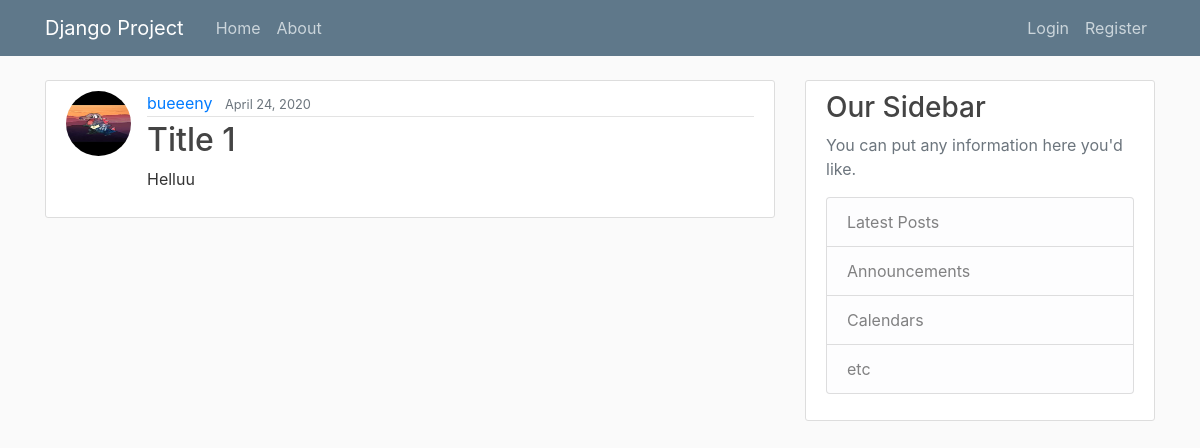
The app's page /post/4/ with its own data.
### App01/models.py (models this page shows, shortened)
class Post (models.Model):
    title = models.CharField(max_length =  100)
    content = models.TextField()
    date_posted = models.DateTimeField(default =  timezone.now)
    author = models.ForeignKey(User, on_delete=models.CASCADE)

### users/models.py (models this page shows, shortened)
class Profile(models.Model):
    user = models.OneToOneField(User ,on_delete = models.CASCADE) #models.cascade, delete user = delete this profile too
    birthday =  models.DateField(auto_now = False, auto_now_add = False, null = True)
    image = models.ImageField(default = 'default.jpg', upload_to = 'profile-pics',null = True)
    bio = models.TextField(max_length=500, blank=True)
    location = models.CharField(max_length=30, blank=True)

### App01/views.py (the view)
# urls.py: path('post/<int:pk>/', PostDetailView.as_view(), name = 'post-detail' ),  #pk = primary key
class PostDetailView(DetailView):
    model = Post

### App01/templates/App01/post_detail.html (shortened to what this page needs)
{%extends "App01/base.html" %}
{% block content %}
 <article class="media content-section">
    <img class = "rounded-circle article-img" src= "{{ object.author.profile.image.url }}">
    <div class="media-body">
      <div class="article-metadata">
        <a class="mr-2" href="#">{{ object.author }}</a>
        <small class="text-muted">{{ object.date_posted | date:"F d, Y"}}</small>
      </div>
      <h2 class="article-title">{{ object.title }}</h2>
      <p class="article-content">{{ object.content }}</p>
    </div>
  </article>
{% endblock content%}

### App01/static/App01/main.css (style rules this page uses)
body { background: #fafafa; color: #333333; margin-top: 5rem; }
h1, h2, h3, h4, h5, h6 { color: #444444; }
.content-section { background: #ffffff; padding: 10px 20px; border: 1px solid #dddddd; border-radius: 3px; margin-bottom: 20px; }
.article-title { color: #444444; }
.article-content { white-space: pre-line; }
.article-img { height: 65px; width: 65px; margin-right: 16px; }
.article-metadata { padding-bottom: 1px; margin-bottom: 4px; border-bottom: 1px solid #e3e3e3 }

### records on screen
Post: author.profile.image (placeholder picture), author "bueeeny", date_posted "April 24, 2020", title "Title 1", content "Helluu"
